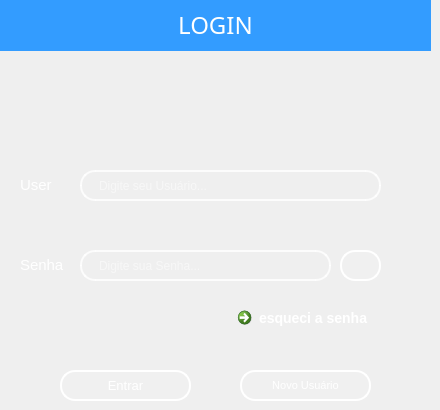
    <widget class="QWidget" name="stackedWidget_loginPage1_3">
     <widget class="QLabel" name="label_5">
      <property name="geometry">
       <rect>
        <x>0</x>
        <y>0</y>
        <width>431</width>
        <height>51</height>
       </rect>
      </property>
      <property name="font">
       <font>
        <family>Montserrat Medium</family>
        <pointsize>14</pointsize>
        <italic>false</italic>
       </font>
      </property>
      <property name="styleSheet">
       <string notr="true">background-color: rgb(51, 156, 255);</string>
      </property>
      <property name="text">
       <string>&lt;html&gt;&lt;head/&gt;&lt;body&gt;&lt;p align=&quot;center&quot;&gt;&lt;span style=&quot; font-size:18pt; color:#ffffff;&quot;&gt;LOGIN&lt;/span&gt;&lt;/p&gt;&lt;/body&gt;&lt;/html&gt;</string>
      </property>
     </widget>
     <widget class="QLabel" name="label_user_3">
      <property name="geometry">
       <rect>
        <x>20</x>
        <y>150</y>
        <width>391</width>
        <height>71</height>
       </rect>
      </property>
      <property name="font">
       <font>
        <family>MS Shell Dlg 2</family>
        <pointsize>10</pointsize>
        <weight>50</weight>
        <italic>false</italic>
        <bold>false</bold>
       </font>
      </property>
      <property name="styleSheet">
       <string notr="true">QLabel {
    background: transparent;
    color: white; /* ou o azul da paleta: #339CFF */
    border: none;
    padding: 0px;
}
</string>
      </property>
      <property name="text">
       <string>&lt;html&gt;&lt;head/&gt;&lt;body&gt;&lt;p&gt;&lt;span style=&quot; font-size:11pt;&quot;&gt;User  &lt;/span&gt;&lt;/p&gt;&lt;/body&gt;&lt;/html&gt;</string>
      </property>
     </widget>
     <widget class="QLineEdit" name="lineEdit_passwrd_3">
      <property name="geometry">
       <rect>
        <x>80</x>
        <y>250</y>
        <width>251</width>
        <height>31</height>
       </rect>
      </property>
      <property name="font">
       <font>
        <family>MS Shell Dlg 2</family>
        <italic>false</italic>
       </font>
      </property>
      <property name="styleSheet">
       <string notr="true">QLineEdit {
    /* Borda e fundo */
    border: 2px solid rgba(255, 255, 255, 200);
    border-radius: 15px;
    background-color: rgba(0, 0, 0, 0); /* Totalmente transparente */
    
    /* Espaçamento interno */
    padding: 5px 15px;
    
    /* Cor do texto */
    color: white;
    
    /* Melhora a renderização */
    background-clip: padding-box;
}

/* Efeito ao focar */
QLineEdit:focus {
    border: 2px solid rgba(255, 255, 255, 255);
    background-color: rgba(255, 255, 255, 20);
}</string>
      </property>
      <property name="placeholderText">
       <string>Digite sua Senha...</string>
      </property>
     </widget>
     <widget class="QLabel" name="label_passwrd_3">
      <property name="geometry">
       <rect>
        <x>20</x>
        <y>230</y>
        <width>391</width>
        <height>71</height>
       </rect>
      </property>
      <property name="font">
       <font>
        <family>MS Shell Dlg 2</family>
        <pointsize>10</pointsize>
        <weight>50</weight>
        <italic>false</italic>
        <bold>false</bold>
       </font>
      </property>
      <property name="styleSheet">
       <string notr="true">QLabel {
    background: transparent;
    color: white; /* ou o azul da paleta: #339CFF */
    border: none;
    padding: 0px;
}
</string>
      </property>
      <property name="text">
       <string>&lt;html&gt;&lt;head/&gt;&lt;body&gt;&lt;p&gt;&lt;span style=&quot; font-size:11pt;&quot;&gt;Senha&lt;/span&gt;&lt;/p&gt;&lt;/body&gt;&lt;/html&gt;</string>
      </property>
     </widget>
     <widget class="QPushButton" name="bttn_login">
      <property name="geometry">
       <rect>
        <x>60</x>
        <y>370</y>
        <width>131</width>
        <height>31</height>
       </rect>
      </property>
      <property name="font">
       <font>
        <family>MS Shell Dlg 2</family>
        <pointsize>10</pointsize>
        <weight>50</weight>
        <italic>false</italic>
        <bold>false</bold>
       </font>
      </property>
      <property name="styleSheet">
       <string notr="true">QPushButton {
    background-color: rgba(255, 255, 255, 0.5);
    border: 2px solid rgba(255, 255, 255, 0.3); /* Borda branca translúcida */
    color: #333333; /* Texto totalmente opaco */
}

QPushButton:hover {
     background-color: #CFD8DC;
    border-color: rgba(255, 255, 255,255); 
}

QPushButton:pressed {
    background-color: #A0B2C8; /* Azul acinzentado */
border-color: #003366; /* Azul escuro */
}
 QPushButton{border: 2px solid rgba(255, 255, 255, 200);
    border-radius: 15px;
    background-color: rgba(0, 0, 0, 0); /* Totalmente transparente */
    
    /* Espaçamento interno */
    padding: 5px 15px;
    
    /* Cor do texto */
    color: white;
    
    /* Melhora a renderização */
    background-clip: padding-box;
}

/* Efeito ao focar */
QPushButton {
    border: 2px solid rgba(255, 255, 255, 255);
    background-color: rgba(255, 255, 255, 20);
}</string>
      </property>
      <property name="text">
       <string>Entrar</string>
      </property>
     </widget>
     <widget class="QPushButton" name="bttn_alterindex_2">
      <property name="geometry">
       <rect>
        <x>240</x>
        <y>370</y>
        <width>131</width>
        <height>31</height>
       </rect>
      </property>
      <property name="font">
       <font>
        <family>MS Shell Dlg 2</family>
        <pointsize>8</pointsize>
        <weight>50</weight>
        <italic>false</italic>
        <bold>false</bold>
       </font>
      </property>
      <property name="styleSheet">
       <string notr="true">QPushButton {
    background-color: rgba(255, 255, 255, 0.5);
    border: 2px solid rgba(255, 255, 255, 0.3); /* Borda branca translúcida */
    color: #333333; /* Texto totalmente opaco */
}

QPushButton:hover {
     background-color: #CFD8DC;
    border-color: rgba(255, 255, 255,255); 
}

QPushButton:pressed {
    background-color: #A0B2C8; /* Azul acinzentado */
border-color: #003366; /* Azul escuro */
}
 QPushButton{border: 2px solid rgba(255, 255, 255, 200);
    border-radius: 15px;
    background-color: rgba(0, 0, 0, 0); /* Totalmente transparente */
    
    /* Espaçamento interno */
    padding: 5px 15px;
    
    /* Cor do texto */
    color: white;
    
    /* Melhora a renderização */
    background-clip: padding-box;
}

/* Efeito ao focar */
QPushButton {
    border: 2px solid rgba(255, 255, 255, 255);
    background-color: rgba(255, 255, 255, 20);
}</string>
      </property>
      <property name="text">
       <string>Novo Usuário</string>
      </property>
     </widget>
     <widget class="QLineEdit" name="lineEdit_user_2">
      <property name="geometry">
       <rect>
        <x>80</x>
        <y>170</y>
        <width>301</width>
        <height>31</height>
       </rect>
      </property>
      <property name="font">
       <font>
        <family>MS Shell Dlg 2</family>
        <italic>false</italic>
       </font>
      </property>
      <property name="styleSheet">
       <string notr="true">QLineEdit {
    /* Borda e fundo */
    border: 2px solid rgba(255, 255, 255, 200);
    border-radius: 15px;
    background-color: rgba(0, 0, 0, 0); /* Totalmente transparente */
    
    /* Espaçamento interno */
    padding: 5px 15px;
    
    /* Cor do texto */
    color: white;
    
    /* Melhora a renderização */
    background-clip: padding-box;
}

/* Efeito ao focar */
QLineEdit:focus {
    border: 2px solid rgba(255, 255, 255, 255);
    background-color: rgba(255, 255, 255, 20);
}</string>
      </property>
      <property name="placeholderText">
       <string>Digite seu Usuário...</string>
      </property>
     </widget>
     <widget class="QPushButton" name="bttn_passwrdview">
      <property name="geometry">
       <rect>
        <x>340</x>
        <y>250</y>
        <width>41</width>
        <height>31</height>
       </rect>
      </property>
      <property name="styleSheet">
       <string notr="true">QPushButton {
    background-color: rgba(255, 255, 255, 0.5);
    border: 2px solid rgba(255, 255, 255, 0.3); /* Borda branca translúcida */
    color: #333333; /* Texto totalmente opaco */
}

QPushButton:hover {
     background-color: #CFD8DC;
    border-color: rgba(255, 255, 255,255); 
}

QPushButton:pressed {
    background-color: #A0B2C8; /* Azul acinzentado */
border-color: #003366; /* Azul escuro */
}
 QPushButton{border: 2px solid rgba(255, 255, 255, 200);
    border-radius: 15px;
    background-color: rgba(0, 0, 0, 0); /* Totalmente transparente */
    
    /* Espaçamento interno */
    padding: 5px 15px;
    
    /* Cor do texto */
    color: white;
    
    /* Melhora a renderização */
    background-clip: padding-box;
}

/* Efeito ao focar */
QPushButton {
    border: 2px solid rgba(255, 255, 255, 255);
    background-color: rgba(255, 255, 255, 20);
}</string>
      </property>
      <property name="text">
       <string/>
      </property>
      <property name="icon">
       <iconset>
        <normaloff>../../Downloads/visibility_24dp_E3E3E3_FILL0_wght400_GRAD0_opsz24.png</normaloff>../../Downloads/visibility_24dp_E3E3E3_FILL0_wght400_GRAD0_opsz24.png</iconset>
      </property>
      <property name="iconSize">
       <size>
        <width>24</width>
        <height>24</height>
       </size>
      </property>
     </widget>
     <widget class="QCommandLinkButton" name="bttn_forgotpassword">
      <property name="geometry">
       <rect>
        <x>230</x>
        <y>300</y>
        <width>172</width>
        <height>41</height>
       </rect>
      </property>
      <property name="font">
       <font>
        <family>Segoe UI</family>
        <pointsize>-1</pointsize>
       </font>
      </property>
      <property name="styleSheet">
       <string notr="true">QPushButton {
    background-color: transparent;
    border: none;
    color: white; /* ou a cor que quiser para o texto */
    font-size: 14px; /* opcional */
}

QPushButton:hover {
    text-decoration: underline; /* opcional para hover */
}</string>
      </property>
      <property name="text">
       <string>esqueci a senha</string>
      </property>
     </widget>
     <zorder>label_user_3</zorder>
     <zorder>label_passwrd_3</zorder>
     <zorder>label_5</zorder>
     <zorder>lineEdit_passwrd_3</zorder>
     <zorder>bttn_login</zorder>
     <zorder>bttn_alterindex_2</zorder>
     <zorder>lineEdit_user_2</zorder>
     <zorder>bttn_passwrdview</zorder>
     <zorder>bttn_forgotpassword</zorder>
    </widget>
